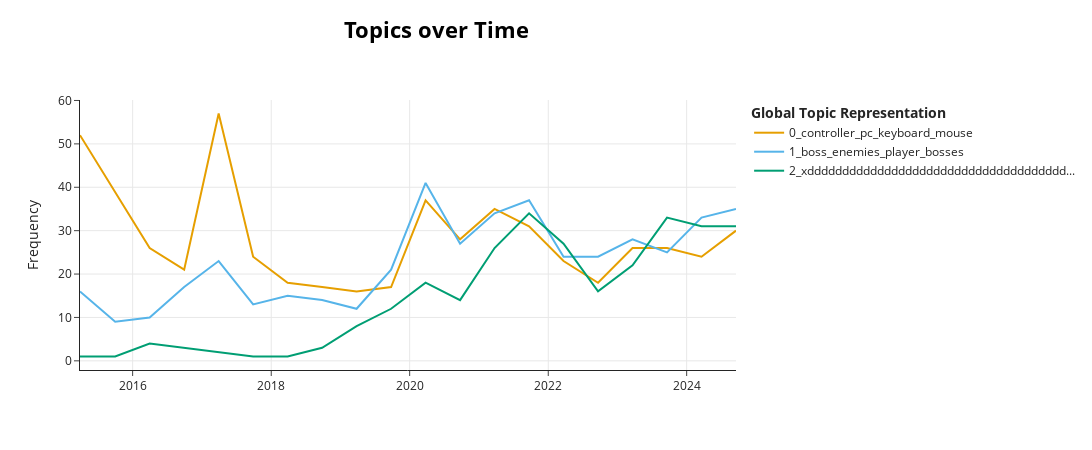

Source (notebook cell):
### Code cell
neg_model.visualize_topics_over_time(neg_topics_over_time, top_n_topics=3)

### Figure 1 — Plotly figure (JSON) as saved in the notebook; plotly's stock layout.template omitted (floating-point values rounded to 4 significant figures)
{"data": [{"hoverinfo": "text", "hovertext": ["<b>Topic 0</b><br>Words: pc, controller, keyboard, xbox, mouse", "<b>Topic 0</b><br>Words: controller, pc, keyboard, mouse, console", "<b>Topic 0</b><br>Words: controller, pc, xbox, port, controls", "<b>Topic 0</b><br>Words: controller, pc, port, keyboard, mouse", "<b>Topic 0</b><br>Words: controller, pc, controls, port, keyboard", "<b>Topic 0</b><br>Words: controller, pc, port, keyboard, console", "<b>Topic 0</b><br>Words: mouse, keyboard, controller, pc, controls", "<b>Topic 0</b><br>Words: pc, controller, controls, switch, port", "<b>Topic 0</b><br>Words: controller, keyboard, pc, controls, mouse", "<b>Topic 0</b><br>Words: controller, mouse, controls, keyboard, port", "<b>Topic 0</b><br>Words: controller, keyboard, pc, mouse, xbox", "<b>Topic 0</b><br>Words: controller, pc, controls, xbox, mouse", "<b>Topic 0</b><br>Words: controller, keyboard, mouse, pc, xbox", "<b>Topic 0</b><br>Words: pc, keyboard, port, controller, mouse", "<b>Topic 0</b><br>Words: controller, controls, keyboard, pc, mouse", "<b>Topic 0</b><br>Words: controller, keyboard, pc, mouse, port", "<b>Topic 0</b><br>Words: mouse, controller, keyboard, pc, controls", "<b>Topic 0</b><br>Words: controller, mouse, pc, keyboard, port", "<b>Topic 0</b><br>Words: controller, port, pc, xbox, mouse", "<b>Topic 0</b><br>Words: controller, keyboard, controls, pc, mouse"], "marker": {"color": "#E69F00"}, "mode": "lines", "name": "0_controller_pc_keyboard_mouse", "type": "scatter", "x": ["2015-03-29T08:44:21.032000", "2015-09-30T21:42:16.400000", "2016-03-30T19:21:24.800000", "2016-09-28T17:00:33.200000", "2017-03-29T14:39:41.600000", "2017-09-27T12:18:50", "2018-03-28T09:57:58.400000", "2018-09-26T07:37:06.800000", "2019-03-27T05:16:15.200000", "2019-09-25T02:55:23.600000", "2020-03-25T00:34:32", "2020-09-22T22:13:40.400000", "2021-03-23T19:52:48.800000", "2021-09-21T17:31:57.200000", "2022-03-22T15:11:05.600000", "2022-09-20T12:50:14", "2023-03-21T10:29:22.400000", "2023-09-19T08:08:30.800000", "2024-03-19T05:47:39.200000", "2024-09-17T03:26:47.600000"], "y": [52, 39, 26, 21, 57, 24, 18, 17, 16, 17, 37, 28, 35, 31, 23, 18, 26, 26, 24, 30]}, {"hoverinfo": "text", "hovertext": ["<b>Topic 1</b><br>Words: enemies, new, get, like, one", "<b>Topic 1</b><br>Words: attacks, areas, enemies, player, enemy", "<b>Topic 1</b><br>Words: fuck, data, time, fucking, shade", "<b>Topic 1</b><br>Words: player, enemies, one, area, boss", "<b>Topic 1</b><br>Words: boss, enemies, player, time, weapon", "<b>Topic 1</b><br>Words: boss, enemies, area, player, bosses", "<b>Topic 1</b><br>Words: enemies, time, even, boss, like", "<b>Topic 1</b><br>Words: get, enemies, boss, point, area", "<b>Topic 1</b><br>Words: area, way, enemies, player, level", "<b>Topic 1</b><br>Words: enemies, like, one, much, boss", "<b>Topic 1</b><br>Words: boss, enemies, player, fight, bosses", "<b>Topic 1</b><br>Words: enemies, player, boss, bosses, ii", "<b>Topic 1</b><br>Words: boss, enemies, bosses, fight, enemy", "<b>Topic 1</b><br>Words: boss, enemies, even, player, get", "<b>Topic 1</b><br>Words: boss, time, one, get, enemies", "<b>Topic 1</b><br>Words: boss, enemies, player, even, like", "<b>Topic 1</b><br>Words: enemies, even, boss, player, attack", "<b>Topic 1</b><br>Words: boss, bosses, enemies, also, player", "<b>Topic 1</b><br>Words: boss, enemies, get, bosses, also", "<b>Topic 1</b><br>Words: enemies, bosses, also, boss, feel"], "marker": {"color": "#56B4E9"}, "mode": "lines", "name": "1_boss_enemies_player_bosses", "type": "scatter", "x": ["2015-03-29T08:44:21.032000", "2015-09-30T21:42:16.400000", "2016-03-30T19:21:24.800000", "2016-09-28T17:00:33.200000", "2017-03-29T14:39:41.600000", "2017-09-27T12:18:50", "2018-03-28T09:57:58.400000", "2018-09-26T07:37:06.800000", "2019-03-27T05:16:15.200000", "2019-09-25T02:55:23.600000", "2020-03-25T00:34:32", "2020-09-22T22:13:40.400000", "2021-03-23T19:52:48.800000", "2021-09-21T17:31:57.200000", "2022-03-22T15:11:05.600000", "2022-09-20T12:50:14", "2023-03-21T10:29:22.400000", "2023-09-19T08:08:30.800000", "2024-03-19T05:47:39.200000", "2024-09-17T03:26:47.600000"], "y": [16, 9, 10, 17, 23, 13, 15, 14, 12, 21, 41, 27, 34, 37, 24, 24, 28, 25, 33, 35]}, {"hoverinfo": "text", "hovertext": ["<b>Topic 2</b><br>Words: burh, ahhhhhhhhhhhhhhhhhhhhhhhhhhhhhhhhhhhhhhhhhhhhhhhhhhhhhhhhhhhhhhhhhhhhhhhhhhhhhhhhhhhhhhhhhhhhhhhhhhhhhhhhhhhhhhhhhhhhhhhhhhhhhhhhhhhhhhhhhhhhhhhhhhhhhhhhhhhhhhhhhhhhhhhhhhhhhhhhhhhhhhhhhhhhhhhhhhhhhhhhhhhhhhhhhhhhhhhhhhhhhhhhhhhhhhhhhhhhhhhhhhhhhhhhhhhhhhhhhhhhhhhh, sos, werty, xddddddddddddddddddddddddddddddddddddddddddddddddddddddddddddddddddddddddddddddddddddddddddddddddddddddddddddddddddddddddddddddddddddddddddddddddddddddddddddddddddddddddddddddddddddddddddddddddddddddddddddddddddddddddddddddddddddddddddddddddddddddddddddddddddddddddddddddddddddddddddddddddddddddddddddddddddddddddddddddddddddddddddddddddddddddddddddddddddddddddddddddddddddddddddddddddddddddddddddddddddddddddddddddddddddddddddddddddddd", "<b>Topic 2</b><br>Words: burh, ahhhhhhhhhhhhhhhhhhhhhhhhhhhhhhhhhhhhhhhhhhhhhhhhhhhhhhhhhhhhhhhhhhhhhhhhhhhhhhhhhhhhhhhhhhhhhhhhhhhhhhhhhhhhhhhhhhhhhhhhhhhhhhhhhhhhhhhhhhhhhhhhhhhhhhhhhhhhhhhhhhhhhhhhhhhhhhhhhhhhhhhhhhhhhhhhhhhhhhhhhhhhhhhhhhhhhhhhhhhhhhhhhhhhhhhhhhhhhhhhhhhhhhhhhhhhhhhhhhhhhhhh, sos, werty, xddddddddddddddddddddddddddddddddddddddddddddddddddddddddddddddddddddddddddddddddddddddddddddddddddddddddddddddddddddddddddddddddddddddddddddddddddddddddddddddddddddddddddddddddddddddddddddddddddddddddddddddddddddddddddddddddddddddddddddddddddddddddddddddddddddddddddddddddddddddddddddddddddddddddddddddddddddddddddddddddddddddddddddddddddddddddddddddddddddddddddddddddddddddddddddddddddddddddddddddddddddddddddddddddddddddddddddddddddd", "<b>Topic 2</b><br>Words: burh, ahhhhhhhhhhhhhhhhhhhhhhhhhhhhhhhhhhhhhhhhhhhhhhhhhhhhhhhhhhhhhhhhhhhhhhhhhhhhhhhhhhhhhhhhhhhhhhhhhhhhhhhhhhhhhhhhhhhhhhhhhhhhhhhhhhhhhhhhhhhhhhhhhhhhhhhhhhhhhhhhhhhhhhhhhhhhhhhhhhhhhhhhhhhhhhhhhhhhhhhhhhhhhhhhhhhhhhhhhhhhhhhhhhhhhhhhhhhhhhhhhhhhhhhhhhhhhhhhhhhhhhhh, sos, werty, xddddddddddddddddddddddddddddddddddddddddddddddddddddddddddddddddddddddddddddddddddddddddddddddddddddddddddddddddddddddddddddddddddddddddddddddddddddddddddddddddddddddddddddddddddddddddddddddddddddddddddddddddddddddddddddddddddddddddddddddddddddddddddddddddddddddddddddddddddddddddddddddddddddddddddddddddddddddddddddddddddddddddddddddddddddddddddddddddddddddddddddddddddddddddddddddddddddddddddddddddddddddddddddddddddddddddddddddddddd", "<b>Topic 2</b><br>Words: burh, ahhhhhhhhhhhhhhhhhhhhhhhhhhhhhhhhhhhhhhhhhhhhhhhhhhhhhhhhhhhhhhhhhhhhhhhhhhhhhhhhhhhhhhhhhhhhhhhhhhhhhhhhhhhhhhhhhhhhhhhhhhhhhhhhhhhhhhhhhhhhhhhhhhhhhhhhhhhhhhhhhhhhhhhhhhhhhhhhhhhhhhhhhhhhhhhhhhhhhhhhhhhhhhhhhhhhhhhhhhhhhhhhhhhhhhhhhhhhhhhhhhhhhhhhhhhhhhhhhhhhhhhh, sos, werty, xddddddddddddddddddddddddddddddddddddddddddddddddddddddddddddddddddddddddddddddddddddddddddddddddddddddddddddddddddddddddddddddddddddddddddddddddddddddddddddddddddddddddddddddddddddddddddddddddddddddddddddddddddddddddddddddddddddddddddddddddddddddddddddddddddddddddddddddddddddddddddddddddddddddddddddddddddddddddddddddddddddddddddddddddddddddddddddddddddddddddddddddddddddddddddddddddddddddddddddddddddddddddddddddddddddddddddddddddddd", "<b>Topic 2</b><br>Words: burh, ahhhhhhhhhhhhhhhhhhhhhhhhhhhhhhhhhhhhhhhhhhhhhhhhhhhhhhhhhhhhhhhhhhhhhhhhhhhhhhhhhhhhhhhhhhhhhhhhhhhhhhhhhhhhhhhhhhhhhhhhhhhhhhhhhhhhhhhhhhhhhhhhhhhhhhhhhhhhhhhhhhhhhhhhhhhhhhhhhhhhhhhhhhhhhhhhhhhhhhhhhhhhhhhhhhhhhhhhhhhhhhhhhhhhhhhhhhhhhhhhhhhhhhhhhhhhhhhhhhhhhhhh, sos, werty, xddddddddddddddddddddddddddddddddddddddddddddddddddddddddddddddddddddddddddddddddddddddddddddddddddddddddddddddddddddddddddddddddddddddddddddddddddddddddddddddddddddddddddddddddddddddddddddddddddddddddddddddddddddddddddddddddddddddddddddddddddddddddddddddddddddddddddddddddddddddddddddddddddddddddddddddddddddddddddddddddddddddddddddddddddddddddddddddddddddddddddddddddddddddddddddddddddddddddddddddddddddddddddddddddddddddddddddddddddd", "<b>Topic 2</b><br>Words: burh, ahhhhhhhhhhhhhhhhhhhhhhhhhhhhhhhhhhhhhhhhhhhhhhhhhhhhhhhhhhhhhhhhhhhhhhhhhhhhhhhhhhhhhhhhhhhhhhhhhhhhhhhhhhhhhhhhhhhhhhhhhhhhhhhhhhhhhhhhhhhhhhhhhhhhhhhhhhhhhhhhhhhhhhhhhhhhhhhhhhhhhhhhhhhhhhhhhhhhhhhhhhhhhhhhhhhhhhhhhhhhhhhhhhhhhhhhhhhhhhhhhhhhhhhhhhhhhhhhhhhhhhhh, sos, werty, xddddddddddddddddddddddddddddddddddddddddddddddddddddddddddddddddddddddddddddddddddddddddddddddddddddddddddddddddddddddddddddddddddddddddddddddddddddddddddddddddddddddddddddddddddddddddddddddddddddddddddddddddddddddddddddddddddddddddddddddddddddddddddddddddddddddddddddddddddddddddddddddddddddddddddddddddddddddddddddddddddddddddddddddddddddddddddddddddddddddddddddddddddddddddddddddddddddddddddddddddddddddddddddddddddddddddddddddddddd", "<b>Topic 2</b><br>Words: burh, ahhhhhhhhhhhhhhhhhhhhhhhhhhhhhhhhhhhhhhhhhhhhhhhhhhhhhhhhhhhhhhhhhhhhhhhhhhhhhhhhhhhhhhhhhhhhhhhhhhhhhhhhhhhhhhhhhhhhhhhhhhhhhhhhhhhhhhhhhhhhhhhhhhhhhhhhhhhhhhhhhhhhhhhhhhhhhhhhhhhhhhhhhhhhhhhhhhhhhhhhhhhhhhhhhhhhhhhhhhhhhhhhhhhhhhhhhhhhhhhhhhhhhhhhhhhhhhhhhhhhhhhh, sos, werty, xddddddddddddddddddddddddddddddddddddddddddddddddddddddddddddddddddddddddddddddddddddddddddddddddddddddddddddddddddddddddddddddddddddddddddddddddddddddddddddddddddddddddddddddddddddddddddddddddddddddddddddddddddddddddddddddddddddddddddddddddddddddddddddddddddddddddddddddddddddddddddddddddddddddddddddddddddddddddddddddddddddddddddddddddddddddddddddddddddddddddddddddddddddddddddddddddddddddddddddddddddddddddddddddddddddddddddddddddddd", "<b>Topic 2</b><br>Words: burh, ahhhhhhhhhhhhhhhhhhhhhhhhhhhhhhhhhhhhhhhhhhhhhhhhhhhhhhhhhhhhhhhhhhhhhhhhhhhhhhhhhhhhhhhhhhhhhhhhhhhhhhhhhhhhhhhhhhhhhhhhhhhhhhhhhhhhhhhhhhhhhhhhhhhhhhhhhhhhhhhhhhhhhhhhhhhhhhhhhhhhhhhhhhhhhhhhhhhhhhhhhhhhhhhhhhhhhhhhhhhhhhhhhhhhhhhhhhhhhhhhhhhhhhhhhhhhhhhhhhhhhhhh, sos, werty, xddddddddddddddddddddddddddddddddddddddddddddddddddddddddddddddddddddddddddddddddddddddddddddddddddddddddddddddddddddddddddddddddddddddddddddddddddddddddddddddddddddddddddddddddddddddddddddddddddddddddddddddddddddddddddddddddddddddddddddddddddddddddddddddddddddddddddddddddddddddddddddddddddddddddddddddddddddddddddddddddddddddddddddddddddddddddddddddddddddddddddddddddddddddddddddddddddddddddddddddddddddddddddddddddddddddddddddddddddd", "<b>Topic 2</b><br>Words: burh, ahhhhhhhhhhhhhhhhhhhhhhhhhhhhhhhhhhhhhhhhhhhhhhhhhhhhhhhhhhhhhhhhhhhhhhhhhhhhhhhhhhhhhhhhhhhhhhhhhhhhhhhhhhhhhhhhhhhhhhhhhhhhhhhhhhhhhhhhhhhhhhhhhhhhhhhhhhhhhhhhhhhhhhhhhhhhhhhhhhhhhhhhhhhhhhhhhhhhhhhhhhhhhhhhhhhhhhhhhhhhhhhhhhhhhhhhhhhhhhhhhhhhhhhhhhhhhhhhhhhhhhhh, sos, werty, xddddddddddddddddddddddddddddddddddddddddddddddddddddddddddddddddddddddddddddddddddddddddddddddddddddddddddddddddddddddddddddddddddddddddddddddddddddddddddddddddddddddddddddddddddddddddddddddddddddddddddddddddddddddddddddddddddddddddddddddddddddddddddddddddddddddddddddddddddddddddddddddddddddddddddddddddddddddddddddddddddddddddddddddddddddddddddddddddddddddddddddddddddddddddddddddddddddddddddddddddddddddddddddddddddddddddddddddddddd", "<b>Topic 2</b><br>Words: burh, ahhhhhhhhhhhhhhhhhhhhhhhhhhhhhhhhhhhhhhhhhhhhhhhhhhhhhhhhhhhhhhhhhhhhhhhhhhhhhhhhhhhhhhhhhhhhhhhhhhhhhhhhhhhhhhhhhhhhhhhhhhhhhhhhhhhhhhhhhhhhhhhhhhhhhhhhhhhhhhhhhhhhhhhhhhhhhhhhhhhhhhhhhhhhhhhhhhhhhhhhhhhhhhhhhhhhhhhhhhhhhhhhhhhhhhhhhhhhhhhhhhhhhhhhhhhhhhhhhhhhhhhh, sos, werty, xddddddddddddddddddddddddddddddddddddddddddddddddddddddddddddddddddddddddddddddddddddddddddddddddddddddddddddddddddddddddddddddddddddddddddddddddddddddddddddddddddddddddddddddddddddddddddddddddddddddddddddddddddddddddddddddddddddddddddddddddddddddddddddddddddddddddddddddddddddddddddddddddddddddddddddddddddddddddddddddddddddddddddddddddddddddddddddddddddddddddddddddddddddddddddddddddddddddddddddddddddddddddddddddddddddddddddddddddddd", "<b>Topic 2</b><br>Words: werty, burh, ahhhhhhhhhhhhhhhhhhhhhhhhhhhhhhhhhhhhhhhhhhhhhhhhhhhhhhhhhhhhhhhhhhhhhhhhhhhhhhhhhhhhhhhhhhhhhhhhhhhhhhhhhhhhhhhhhhhhhhhhhhhhhhhhhhhhhhhhhhhhhhhhhhhhhhhhhhhhhhhhhhhhhhhhhhhhhhhhhhhhhhhhhhhhhhhhhhhhhhhhhhhhhhhhhhhhhhhhhhhhhhhhhhhhhhhhhhhhhhhhhhhhhhhhhhhhhhhhhhhhhhhh, sos, xddddddddddddddddddddddddddddddddddddddddddddddddddddddddddddddddddddddddddddddddddddddddddddddddddddddddddddddddddddddddddddddddddddddddddddddddddddddddddddddddddddddddddddddddddddddddddddddddddddddddddddddddddddddddddddddddddddddddddddddddddddddddddddddddddddddddddddddddddddddddddddddddddddddddddddddddddddddddddddddddddddddddddddddddddddddddddddddddddddddddddddddddddddddddddddddddddddddddddddddddddddddddddddddddddddddddddddddddddd", "<b>Topic 2</b><br>Words: last, burh, ahhhhhhhhhhhhhhhhhhhhhhhhhhhhhhhhhhhhhhhhhhhhhhhhhhhhhhhhhhhhhhhhhhhhhhhhhhhhhhhhhhhhhhhhhhhhhhhhhhhhhhhhhhhhhhhhhhhhhhhhhhhhhhhhhhhhhhhhhhhhhhhhhhhhhhhhhhhhhhhhhhhhhhhhhhhhhhhhhhhhhhhhhhhhhhhhhhhhhhhhhhhhhhhhhhhhhhhhhhhhhhhhhhhhhhhhhhhhhhhhhhhhhhhhhhhhhhhhhhhhhhhh, sos, werty", "<b>Topic 2</b><br>Words: long, burh, ahhhhhhhhhhhhhhhhhhhhhhhhhhhhhhhhhhhhhhhhhhhhhhhhhhhhhhhhhhhhhhhhhhhhhhhhhhhhhhhhhhhhhhhhhhhhhhhhhhhhhhhhhhhhhhhhhhhhhhhhhhhhhhhhhhhhhhhhhhhhhhhhhhhhhhhhhhhhhhhhhhhhhhhhhhhhhhhhhhhhhhhhhhhhhhhhhhhhhhhhhhhhhhhhhhhhhhhhhhhhhhhhhhhhhhhhhhhhhhhhhhhhhhhhhhhhhhhhhhhhhhhh, sos, werty", "<b>Topic 2</b><br>Words: burh, xddddddddddddddddddddddddddddddddddddddddddddddddddddddddddddddddddddddddddddddddddddddddddddddddddddddddddddddddddddddddddddddddddddddddddddddddddddddddddddddddddddddddddddddddddddddddddddddddddddddddddddddddddddddddddddddddddddddddddddddddddddddddddddddddddddddddddddddddddddddddddddddddddddddddddddddddddddddddddddddddddddddddddddddddddddddddddddddddddddddddddddddddddddddddddddddddddddddddddddddddddddddddddddddddddddddddddddddddddd, please, ahhhhhhhhhhhhhhhhhhhhhhhhhhhhhhhhhhhhhhhhhhhhhhhhhhhhhhhhhhhhhhhhhhhhhhhhhhhhhhhhhhhhhhhhhhhhhhhhhhhhhhhhhhhhhhhhhhhhhhhhhhhhhhhhhhhhhhhhhhhhhhhhhhhhhhhhhhhhhhhhhhhhhhhhhhhhhhhhhhhhhhhhhhhhhhhhhhhhhhhhhhhhhhhhhhhhhhhhhhhhhhhhhhhhhhhhhhhhhhhhhhhhhhhhhhhhhhhhhhhhhhhh, sos", "<b>Topic 2</b><br>Words: john, burh, ahhhhhhhhhhhhhhhhhhhhhhhhhhhhhhhhhhhhhhhhhhhhhhhhhhhhhhhhhhhhhhhhhhhhhhhhhhhhhhhhhhhhhhhhhhhhhhhhhhhhhhhhhhhhhhhhhhhhhhhhhhhhhhhhhhhhhhhhhhhhhhhhhhhhhhhhhhhhhhhhhhhhhhhhhhhhhhhhhhhhhhhhhhhhhhhhhhhhhhhhhhhhhhhhhhhhhhhhhhhhhhhhhhhhhhhhhhhhhhhhhhhhhhhhhhhhhhhhhhhhhhhh, sos, werty", "<b>Topic 2</b><br>Words: xd, burh, ahhhhhhhhhhhhhhhhhhhhhhhhhhhhhhhhhhhhhhhhhhhhhhhhhhhhhhhhhhhhhhhhhhhhhhhhhhhhhhhhhhhhhhhhhhhhhhhhhhhhhhhhhhhhhhhhhhhhhhhhhhhhhhhhhhhhhhhhhhhhhhhhhhhhhhhhhhhhhhhhhhhhhhhhhhhhhhhhhhhhhhhhhhhhhhhhhhhhhhhhhhhhhhhhhhhhhhhhhhhhhhhhhhhhhhhhhhhhhhhhhhhhhhhhhhhhhhhhhhhhhhhh, sos, werty", "<b>Topic 2</b><br>Words: ahhhhhhhhhhhhhhhhhhhhhhhhhhhhhhhhhhhhhhhhhhhhhhhhhhhhhhhhhhhhhhhhhhhhhhhhhhhhhhhhhhhhhhhhhhhhhhhhhhhhhhhhhhhhhhhhhhhhhhhhhhhhhhhhhhhhhhhhhhhhhhhhhhhhhhhhhhhhhhhhhhhhhhhhhhhhhhhhhhhhhhhhhhhhhhhhhhhhhhhhhhhhhhhhhhhhhhhhhhhhhhhhhhhhhhhhhhhhhhhhhhhhhhhhhhhhhhhhhhhhhhhh, burh, sos, werty, xddddddddddddddddddddddddddddddddddddddddddddddddddddddddddddddddddddddddddddddddddddddddddddddddddddddddddddddddddddddddddddddddddddddddddddddddddddddddddddddddddddddddddddddddddddddddddddddddddddddddddddddddddddddddddddddddddddddddddddddddddddddddddddddddddddddddddddddddddddddddddddddddddddddddddddddddddddddddddddddddddddddddddddddddddddddddddddddddddddddddddddddddddddddddddddddddddddddddddddddddddddddddddddddddddddddddddddddddddd", "<b>Topic 2</b><br>Words: sos, burh, ahhhhhhhhhhhhhhhhhhhhhhhhhhhhhhhhhhhhhhhhhhhhhhhhhhhhhhhhhhhhhhhhhhhhhhhhhhhhhhhhhhhhhhhhhhhhhhhhhhhhhhhhhhhhhhhhhhhhhhhhhhhhhhhhhhhhhhhhhhhhhhhhhhhhhhhhhhhhhhhhhhhhhhhhhhhhhhhhhhhhhhhhhhhhhhhhhhhhhhhhhhhhhhhhhhhhhhhhhhhhhhhhhhhhhhhhhhhhhhhhhhhhhhhhhhhhhhhhhhhhhhhh, werty, xddddddddddddddddddddddddddddddddddddddddddddddddddddddddddddddddddddddddddddddddddddddddddddddddddddddddddddddddddddddddddddddddddddddddddddddddddddddddddddddddddddddddddddddddddddddddddddddddddddddddddddddddddddddddddddddddddddddddddddddddddddddddddddddddddddddddddddddddddddddddddddddddddddddddddddddddddddddddddddddddddddddddddddddddddddddddddddddddddddddddddddddddddddddddddddddddddddddddddddddddddddddddddddddddddddddddddddddddddd", "<b>Topic 2</b><br>Words: burh, ahhhhhhhhhhhhhhhhhhhhhhhhhhhhhhhhhhhhhhhhhhhhhhhhhhhhhhhhhhhhhhhhhhhhhhhhhhhhhhhhhhhhhhhhhhhhhhhhhhhhhhhhhhhhhhhhhhhhhhhhhhhhhhhhhhhhhhhhhhhhhhhhhhhhhhhhhhhhhhhhhhhhhhhhhhhhhhhhhhhhhhhhhhhhhhhhhhhhhhhhhhhhhhhhhhhhhhhhhhhhhhhhhhhhhhhhhhhhhhhhhhhhhhhhhhhhhhhhhhhhhhhh, sos, werty, xddddddddddddddddddddddddddddddddddddddddddddddddddddddddddddddddddddddddddddddddddddddddddddddddddddddddddddddddddddddddddddddddddddddddddddddddddddddddddddddddddddddddddddddddddddddddddddddddddddddddddddddddddddddddddddddddddddddddddddddddddddddddddddddddddddddddddddddddddddddddddddddddddddddddddddddddddddddddddddddddddddddddddddddddddddddddddddddddddddddddddddddddddddddddddddddddddddddddddddddddddddddddddddddddddddddddddddddddddd", "<b>Topic 2</b><br>Words: kys, xy, bro, burh, ahhhhhhhhhhhhhhhhhhhhhhhhhhhhhhhhhhhhhhhhhhhhhhhhhhhhhhhhhhhhhhhhhhhhhhhhhhhhhhhhhhhhhhhhhhhhhhhhhhhhhhhhhhhhhhhhhhhhhhhhhhhhhhhhhhhhhhhhhhhhhhhhhhhhhhhhhhhhhhhhhhhhhhhhhhhhhhhhhhhhhhhhhhhhhhhhhhhhhhhhhhhhhhhhhhhhhhhhhhhhhhhhhhhhhhhhhhhhhhhhhhhhhhhhhhhhhhhhhhhhhhhh"], "marker": {"color": "#009E73"}, "mode": "lines", "name": "2_xddddddddddddddddddddddddddddddddddddd...", "type": "scatter", "x": ["2015-03-29T08:44:21.032000", "2015-09-30T21:42:16.400000", "2016-03-30T19:21:24.800000", "2016-09-28T17:00:33.200000", "2017-03-29T14:39:41.600000", "2017-09-27T12:18:50", "2018-03-28T09:57:58.400000", "2018-09-26T07:37:06.800000", "2019-03-27T05:16:15.200000", "2019-09-25T02:55:23.600000", "2020-03-25T00:34:32", "2020-09-22T22:13:40.400000", "2021-03-23T19:52:48.800000", "2021-09-21T17:31:57.200000", "2022-03-22T15:11:05.600000", "2022-09-20T12:50:14", "2023-03-21T10:29:22.400000", "2023-09-19T08:08:30.800000", "2024-03-19T05:47:39.200000", "2024-09-17T03:26:47.600000"], "y": [1, 1, 4, 3, 2, 1, 1, 3, 8, 12, 18, 14, 26, 34, 27, 16, 22, 33, 31, 31]}], "layout": {"height": 450, "hoverlabel": {"bgcolor": "white", "font": {"family": "Rockwell", "size": 16}}, "legend": {"title": {"text": "<b>Global Topic Representation"}}, "title": {"font": {"color": "Black", "size": 22}, "text": "<b>Topics over Time</b>", "x": 0.4, "xanchor": "center", "y": 0.95, "yanchor": "top"}, "width": 1250, "xaxis": {"showgrid": true}, "yaxis": {"showgrid": true, "title": {"text": "Frequency"}}}}
